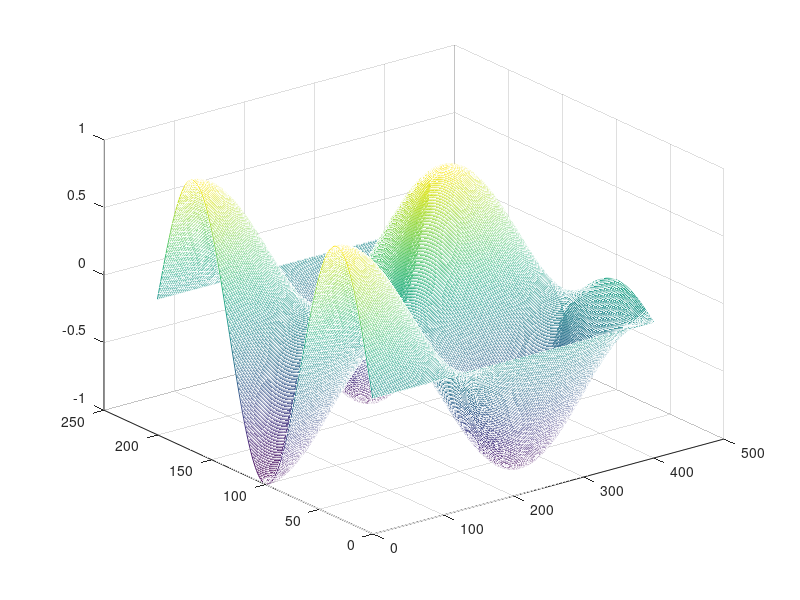

This figure's MATLAB source:
%%
clear;
clc;

%number of intervals 
n=200;
nt=400;
c=0.13;

%mesh size
h=1/n;

%Laplacian
A=-gallery('tridiag',n-1); 
I=speye(n-1);

%time step 
Tmax=4;
dt=Tmax/nt;


%initial condition 
x=linspace(0,1,n+1)';

u=zeros(n+1,n+1);
u(:,1)=sin(3*pi*x);

% compute r
r=c*dt/h;

%first step for t=0
u(2:n,2)=0.5*(2*I+r^2*A)*u(2:n,1);

%the remaining steps 
for j=3:nt+1
    u(2:n,j)=(2*I+r^2*A)*u(2:n,j-1)-u(2:n,j-2);
end

%plot 
mesh(u);
%%


